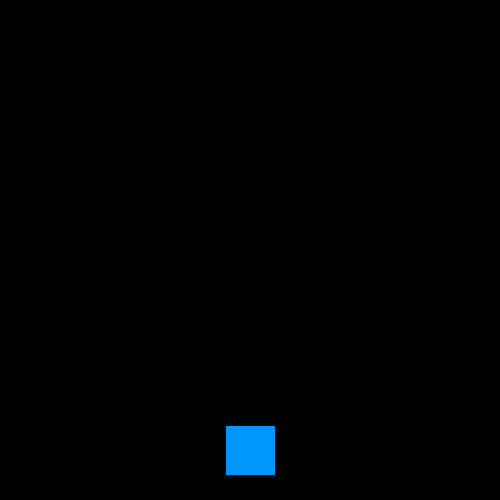
Frame 1 (no input)
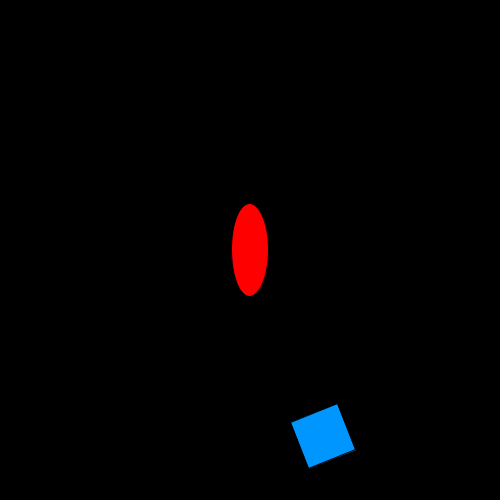
Frame 60 (the mouse pressed at the canvas centre just before this capture)
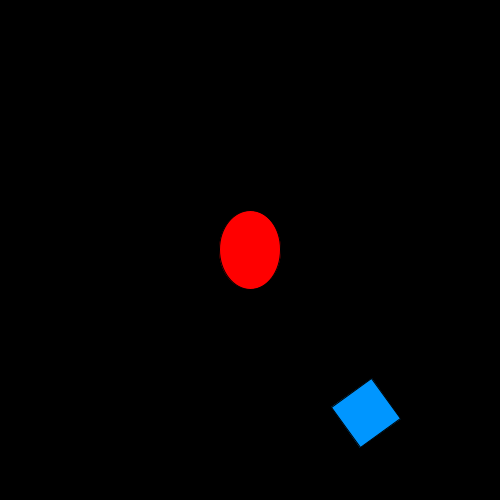
Frame 120 (the mouse held since frame 60 and released just before this capture)

The Processing sketch that drew these frames (run headless with seeded random() and noise(); from frame 60 on, the mouse is pressed at the canvas centre):

// Processing sketch: translateRotateSine
// ── translateRotateSine.pde
//----------------------------------------------------
// DT Bootcamp 2014, Parsons the New School for Design. 
// Day 11, translate and rotate
// Using translate and rotate combined with sine function
//----------------------------------------------------

float i = 0;
 
void setup() {
    size(500, 500); 
} 
 
void draw() {
    background(0);
    
    //This is the red one
    fill(255, 0, 0);
    ellipse(width/2, height/2, sin(i)*100, cos(i)*100);
    
    //This is the green one
    translate(width/2, height/2);    
//    fill(0, 255, 0);
//    ellipse(sin(i)*100, cos(i)*100, 80, 80);
    
    rotate(sin(i));
    fill(0, 150, 255);
    rectMode(CENTER);
    rect(0, 200, 50, 50);
//    rect(sin(i)*100, cos(i)*100, 50, 50);
      
    i = i + 0.1;
    println("i: " + i + " | " + sin(i));
}
